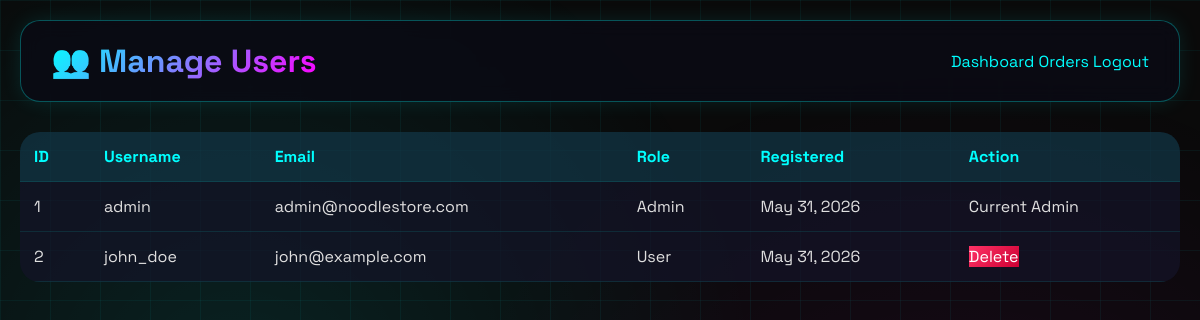
The page /admin/users.php (signed in) on the database its author committed.
### tables this page shows
CREATE TABLE users (
    id INT AUTO_INCREMENT PRIMARY KEY,
    username VARCHAR(50) UNIQUE NOT NULL,
    email VARCHAR(100) UNIQUE NOT NULL,
    password VARCHAR(255) NOT NULL,
    role ENUM('user', 'admin') DEFAULT 'user',
    created_at TIMESTAMP DEFAULT CURRENT_TIMESTAMP
);

### admin/users.php (the view, shortened to what this page needs)
<?php
require_once '../includes/functions.php';
$users = $conn->query("SELECT * FROM users ORDER BY created_at DESC");
?>
<!DOCTYPE html>
<html lang="en">
<head>
    <link rel="stylesheet" href="../assets/style.css">
</head>
<body>
    <div class="container">
        <header>
            <h1>👥 Manage Users</h1>
            <nav>
                <a href="index.php">Dashboard</a>
                <a href="orders.php">Orders</a>
                <a href="../logout.php">Logout</a>
            </nav>
        </header>
        <table class="data-table">
            <thead>
                <tr>
                    <th>ID</th>
                    <th>Username</th>
                    <th>Email</th>
                    <th>Role</th>
                    <th>Registered</th>
                    <th>Action</th>
                </tr>
            </thead>
            <tbody>
                <?php while ($user = $users->fetch_assoc()): ?>
                <tr>
                    <td><?php echo $user['id']; ?></td>
                    <td><?php echo htmlspecialchars($user['username']); ?></td>
                    <td><?php echo htmlspecialchars($user['email']); ?></td>
                    <td><?php echo ucfirst($user['role']); ?></td>
                    <td><?php echo date('M d, Y', strtotime($user['created_at'])); ?></td>
                    <td>
                        <?php if ($user['id'] != $_SESSION['user_id']): ?>
                            <a href="?delete=<?php echo $user['id']; ?>" class="btn-small btn-danger" onclick="return confirm('Delete this user?')">Delete</a>
                        <?php else: ?>
                            <span class="text-muted">Current Admin</span>
                        <?php endif; ?>
                    </td>
                </tr>
                <?php endwhile; ?>
            </tbody>
        </table>
    </div>
</body>
</html>

### assets/style.css (style rules this page uses)
* { margin: 0; padding: 0; box-sizing: border-box; }
body { font-family: 'Space Grotesk', 'Segoe UI', monospace; background: #0a0a0a; min-height: 100vh; position: relative; color: #e0e0e0; }
body::before { content: ''; position: fixed; top: 0; left: 0; width: 100%; height: 100%; background-image: linear-gradient(rgba(0, 255, 255, 0.05) 1px, transparent 1px), linear-gradient(90deg, rgba(0, 255, 255, 0.05) 1px, transparent 1px); background-size: 50px 50px; pointer-events: none; z-index: 0; }
body::after { content: ''; position: fixed; top: 0; left: 0; width: 100%; height: 100%; background: radial-gradient(circle at 20% 50%, rgba(0, 255, 255, 0.1) 0%, transparent 50%), radial-gradient(circle at 80% 80%, rgba(255, 0, 255, 0.08) 0%, transparent 50%); pointer-events: none; z-index: 0; }
.container { max-width: 1400px; margin: 0 auto; padding: 20px; position: relative; z-index: 1; }
header { background: rgba(10, 10, 20, 0.8); backdrop-filter: blur(10px); border-radius: 20px; padding: 20px 30px; margin-bottom: 30px; border: 1px solid rgba(0, 255, 255, 0.3); box-shadow: 0 0 20px rgba(0, 255, 255, 0.1); display: flex; justify-content: space-between; align-items: center; flex-wrap: wrap; transition: all 0.3s ease; }
.btn-danger { background: linear-gradient(135deg, #ff3366, #cc0033); color: white; }
.cart-table, .cart-table-full, .data-table, .orders-table { width: 100%; border-collapse: collapse; }
.cart-table th, .cart-table td, .cart-table-full th, .cart-table-full td, .data-table th, .data-table td, .orders-table th, .orders-table td { padding: 14px; text-align: left; border-bottom: 1px solid rgba(0, 255, 255, 0.1); color: #e0e0e0; }
.text-muted { color: #666666; }
.data-table { background: rgba(20, 20, 40, 0.7); border-radius: 20px; overflow: hidden; }
.data-table th { background: rgba(0, 255, 255, 0.1); color: #00ffff; }
p, span, li, .step p, .instruction p, .demo-credentials p, .order-info p { color: #e0e0e0 !important; }
a { color: #00ffff; text-decoration: none; }
h1, h2, h3, h4 { background: linear-gradient(135deg, #00ffff, #ff00ff); -webkit-background-clip: text; background-clip: text; color: transparent; }

### rows shown on the page
users: id "1", username "admin", email "admin@noodlestore.com", role "Admin", created_at "May 31, 2026", shows "Current Admin"
users: id "2", username "john_doe", email "john@example.com", role "User", created_at "May 31, 2026"
